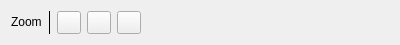
<?xml version="1.0" encoding="UTF-8"?>
<ui version="4.0">
 <class>ZoomDockTitleWidget</class>
 <widget class="QWidget" name="ZoomDockTitleWidget">
  <property name="geometry">
   <rect>
    <x>0</x>
    <y>0</y>
    <width>400</width>
    <height>31</height>
   </rect>
  </property>
  <property name="windowTitle">
   <string>Form</string>
  </property>
  <layout class="QHBoxLayout" name="horizontalLayout">
   <item>
    <widget class="QLabel" name="label">
     <property name="sizePolicy">
      <sizepolicy hsizetype="Fixed" vsizetype="Fixed">
       <horstretch>0</horstretch>
       <verstretch>0</verstretch>
      </sizepolicy>
     </property>
     <property name="text">
      <string>Zoom</string>
     </property>
    </widget>
   </item>
   <item>
    <widget class="KSeparator" name="kseparator">
     <property name="frameShape">
      <enum>QFrame::VLine</enum>
     </property>
    </widget>
   </item>
   <item>
    <widget class="QToolButton" name="startButton">
     <property name="text">
      <string notr="true"/>
     </property>
    </widget>
   </item>
   <item>
    <widget class="QToolButton" name="zoomInButton">
     <property name="text">
      <string notr="true"/>
     </property>
    </widget>
   </item>
   <item>
    <widget class="QToolButton" name="zoomOutButton">
     <property name="text">
      <string notr="true"/>
     </property>
    </widget>
   </item>
   <item>
    <spacer name="horizontalSpacer">
     <property name="orientation">
      <enum>Qt::Horizontal</enum>
     </property>
     <property name="sizeHint" stdset="0">
      <size>
       <width>40</width>
       <height>20</height>
      </size>
     </property>
    </spacer>
   </item>
  </layout>
 </widget>
 <customwidgets>
  <customwidget>
   <class>KSeparator</class>
   <extends>QFrame</extends>
   <header>kseparator.h</header>
  </customwidget>
 </customwidgets>
 <resources/>
 <connections/>
</ui>
